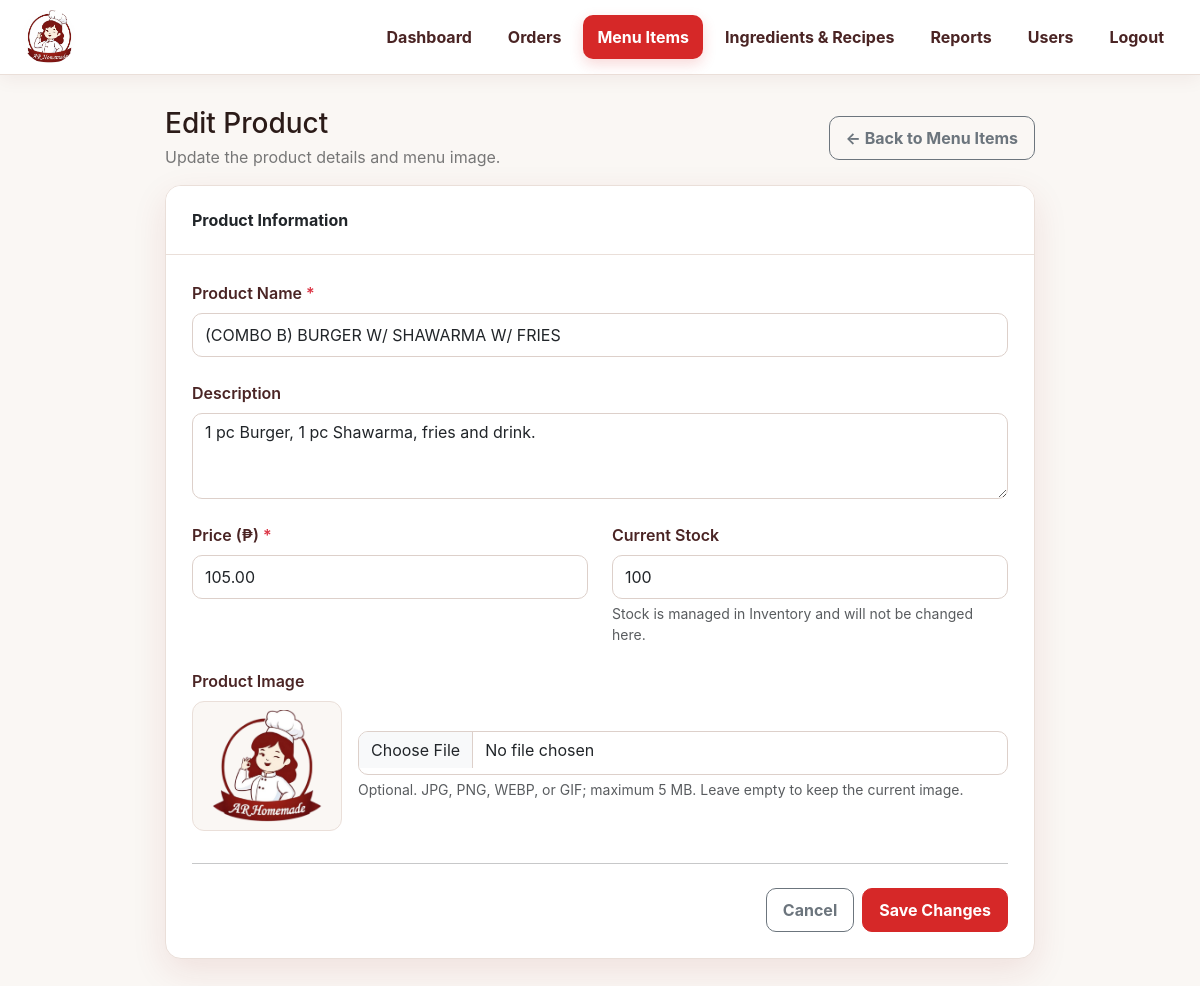
The page /edit_product.php?id=2 (signed in) on the database its author committed.
### tables this page shows
CREATE TABLE `products` (
  `id` int(10) UNSIGNED NOT NULL,
  `product_name` varchar(255) NOT NULL,
  `description` text DEFAULT NULL,
  `image` varchar(255) DEFAULT NULL,
  `price` decimal(10,2) NOT NULL DEFAULT 0.00,
  `stock` int(11) NOT NULL DEFAULT 0,
  `low_stock_level` int(11) NOT NULL DEFAULT 5,
  `created_at` timestamp NOT NULL DEFAULT current_timestamp(),
  `updated_at` timestamp NOT NULL DEFAULT current_timestamp() ON UPDATE current_timestamp()
);

### edit_product.php (the view, shortened to what this page needs)
<?php
require_once "db.php";
$id = filter_input(INPUT_GET, 'id', FILTER_VALIDATE_INT);
$stmt = $conn->prepare("SELECT id, product_name, description, image, price, stock, low_stock_level FROM products WHERE id = ?");
$stmt->bind_param("i", $id);
$stmt->execute();
$product = $stmt->get_result()->fetch_assoc();
function e($value) {
    return htmlspecialchars((string)$value, ENT_QUOTES, 'UTF-8');
}
$image_src = '';
if (!empty($product['image'])) {
    $candidate = str_replace('\\\\', '/', $product['image']);
    if (strpos($candidate, 'uploads/') === 0 || strpos($candidate, 'images/') === 0) {
        $image_src = $candidate;
    } else {
        $image_src = 'uploads/' . basename($candidate);
    }
}
?>
<!DOCTYPE html>
<html lang="en">
<head>
    <link href="https://cdn.jsdelivr.net/npm/bootstrap@5.3.3/dist/css/bootstrap.min.css" rel="stylesheet">
    <link rel="stylesheet" href="style.css">
</head>
<body>
<header class="topbar">
    <div class="navbar-inner">
        <a href="index.php" class="logo"><img src="images/ar_logo.png" alt="AR Homemade"></a>
        <nav class="nav-links" aria-label="Main navigation">
            <a href="index.php">Dashboard</a>
            <a href="orders.php">Orders</a>
            <a href="products.php" class="active">Menu Items</a>
            <a href="inventory.php">Ingredients &amp; Recipes</a>
            <a href="reports.php">Reports</a>
            <a href="users.php">Users</a>
            <a href="logout.php">Logout</a>
        </nav>
    </div>
</header>
<main class="edit-product-wrap">
    <div class="d-flex align-items-center justify-content-between flex-wrap gap-2 mb-3">
        <div>
            <h1 class="h3 mb-1">Edit Product</h1>
            <p class="text-muted mb-0">Update the product details and menu image.</p>
        </div>
        <a href="products.php" class="btn btn-outline-secondary">← Back to Menu Items</a>
    </div>
    <section class="card edit-product-card">
        <div class="edit-product-head">
            <strong>Product Information</strong>
        </div>
        <div class="edit-product-body">
            <form method="POST" enctype="multipart/form-data">
                <div class="row g-4">
                    <div class="col-12">
                        <label for="product_name" class="form-label">Product Name <span class="text-danger">*</span></label>
                        <input id="product_name" type="text" name="product_name" class="form-control" maxlength="255" value="<?php echo e($product['product_name']); ?>" required>
                    </div>
                    <div class="col-12">
                        <label for="description" class="form-label">Description</label>
                        <textarea id="description" name="description" class="form-control" rows="3"><?php echo e($product['description'] ?? ''); ?></textarea>
                    </div>
                    <div class="col-md-6">
                        <label for="price" class="form-label">Price (₱) <span class="text-danger">*</span></label>
                        <input id="price" type="number" name="price" class="form-control" min="0" step="0.01" value="<?php echo e($product['price']); ?>" required>
                    </div>
                    <div class="col-md-6">
                        <label class="form-label">Current Stock</label>
                        <input type="text" class="form-control" value="<?php echo e($product['stock']); ?>" readonly>
                        <div class="form-text">Stock is managed in Inventory and will not be changed here.</div>
                    </div>
                    <div class="col-12">
                        <label for="image" class="form-label">Product Image</label>
                        <div class="d-flex align-items-center gap-3 flex-wrap mb-2">
                            <?php if ($image_src !== ''): ?>
                                <img class="product-preview" src="<?php echo e($image_src); ?>" alt="Current product image">
                            <?php else: ?>
                                <div class="product-preview d-flex align-items-center justify-content-center text-muted">No image</div>
                            <?php endif; ?>
                            <div class="flex-grow-1">
                                <input id="image" type="file" name="image" class="form-control" accept=".jpg,.jpeg,.png,.webp,.gif,image/jpeg,image/png,image/webp,image/gif">
                                <div class="form-text">Optional. JPG, PNG, WEBP, or GIF; maximum 5 MB. Leave empty to keep the current image.</div>
                            </div>
                        </div>
                    </div>
                </div>
                <hr class="my-4">
                <div class="d-flex flex-wrap gap-2 justify-content-end">
                    <a href="products.php" class="btn btn-outline-secondary">Cancel</a>
                    <button type="submit" name="update_product" value="1" class="btn btn-ar">Save Changes</button>
                </div>
            </form>
        </div>
    </section>
</main>
</body>
</html>

### style.css (style rules this page uses)
:root { --primary: #d62828; --primary-dark: #8f1d1d; --accent: #b71c1c; --cream: #faf7f4; --surface: #ffffff; --text: #2b1b18; --muted: #777777; --border: #eadfd9; --success: #2f7d5a; --danger: #b71c1c; --shadow: 0 12px 35px rgba(143, 29, 29, 0.10); --radius: 16px; }
* { box-sizing: border-box; }
body { background: var(--cream) !important; color: var(--text); font-family: Inter, "Segoe UI", Arial, sans-serif !important; }
.topbar { background: rgba(255, 255, 255, 0.94) !important; border-bottom: 1px solid var(--border) !important; box-shadow: 0 4px 18px rgba(80, 20, 20, 0.06); backdrop-filter: blur(14px); }
.navbar-inner { max-width: 1240px !important; min-height: 72px; padding: 10px 22px !important; }
.logo { display: flex !important; align-items: center; line-height: 0; }
.logo img { width: auto !important; height: 54px !important; max-width: 180px !important; object-fit: contain !important; border: 0 !important; border-radius: 50%; display: block; }
.nav-links { gap: 8px !important; flex-wrap: wrap; }
.nav-links a { color: #4a2424 !important; padding: 10px 14px !important; border-radius: 10px !important; font-weight: 700 !important; text-decoration: none !important; transition: all .2s ease; }
.nav-links a.active, .nav-links a.active-nav { background: var(--primary) !important; color: #fff !important; box-shadow: 0 5px 14px rgba(214, 40, 40, .18); }
.card { border: 1px solid var(--border) !important; border-radius: var(--radius) !important; box-shadow: var(--shadow) !important; overflow: hidden; }
.text-muted { color: var(--muted) !important; }
.btn { border-radius: 10px !important; font-weight: 700 !important; padding: 9px 16px !important; transition: all .2s ease; }
.form-control, .form-select { border: 1px solid #ddd0ca !important; border-radius: 10px !important; min-height: 44px; }
.form-label { color: #4a2424; font-weight: 700; }

### edit_product.php (style rules this page uses)
.topbar { position: sticky; top: 0; z-index: 1000; width: 100%; }
.navbar-inner { display: flex; align-items: center; justify-content: space-between; gap: 18px; margin: 0 auto; width: 100%; }
.nav-links { display: flex; align-items: center; justify-content: flex-end; gap: 8px; }
.nav-links a { white-space: nowrap; }
.edit-product-wrap { max-width: 900px; margin: 32px auto; padding: 0 15px 35px; }
.edit-product-card { border: 0; border-radius: 16px; overflow: hidden; box-shadow: 0 12px 35px rgba(143,29,29,.10); }
.edit-product-head { background: #fff; padding: 22px 26px; border-bottom: 1px solid #eadfd9; }
.edit-product-body { padding: 26px; }
.product-preview { width: 150px; height: 130px; object-fit: contain; background: #faf7f4; border: 1px solid #eadfd9; border-radius: 12px; padding: 8px; }
.btn-ar { background: #d62828; border-color: #d62828; color: #fff; }
.form-label { font-weight: 600; }

### rows shown on the page
products: product_name "(COMBO B) BURGER W/ SHAWARMA W/ FRIES", description "1 pc Burger, 1 pc Shawarma, fries and drink.", price "105.00", stock "100", image (picture)
